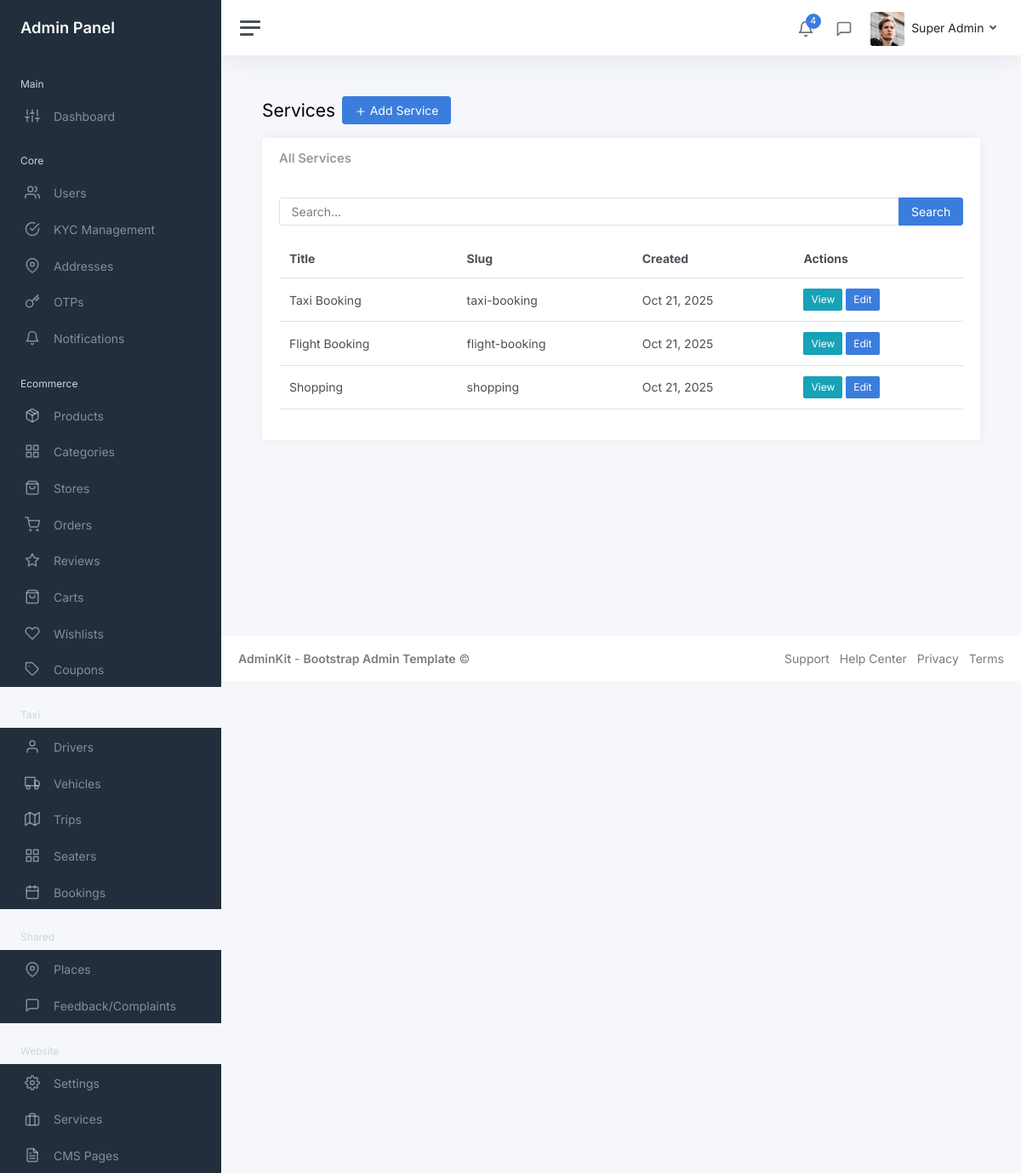
The page /myadmin/website/services/ (signed in) on the database its author committed.
### core/models.py (models this page shows, shortened)
class User(AbstractUser):
    COUNTRY_CODE_CHOICES = [
        ('+977', '+977'),
        ('+91', '+91'),
    ]
    COUNTRY_CHOICES = [
        ('Nepal', 'Nepal'),
        ('India', 'India'),
    ]
    phone = models.CharField(max_length=15, unique=True)
    name = models.CharField(max_length=100)
    email = models.EmailField(blank=True, null=True)
    country_code = models.CharField(max_length=5, choices=COUNTRY_CODE_CHOICES, default='+977')
    country = models.CharField(max_length=10, choices=COUNTRY_CHOICES, default='Nepal')
    fcm_token = models.CharField(max_length=255, blank=True, null=True)
    profile_picture = models.ImageField(upload_to='profile_pictures/', blank=True, null=True)
    national_id = models.CharField(max_length=50, blank=True, null=True, help_text='National ID number')
    national_id_document = models.ImageField(upload_to='kyc_documents/', blank=True, null=True, help_text='National ID document image')
    pan_no = models.CharField(max_length=20, blank=True, null=True, help_text='PAN (Permanent Account Number)')
    pan_document = models.ImageField(upload_to='kyc_documents/', blank=True, null=True, help_text='PAN document image')
    is_kyc_verified = models.BooleanField(default=False, help_text='Whether KYC has been verified by admin')
    kyc_submitted_at = models.DateTimeField(blank=True, null=True, help_text='When user submitted KYC information')
    kyc_verified_at = models.DateTimeField(blank=True, null=True, help_text='When KYC was verified by admin')
    kyc_rejected_at = models.DateTimeField(blank=True, null=True, help_text='When KYC was rejected by admin')
    kyc_rejection_reason = models.TextField(blank=True, null=True, help_text='Reason for KYC rejection')
    created_at = models.DateTimeField(auto_now_add=True)
    updated_at = models.DateTimeField(auto_now=True)
    first_name = None
    last_name = None
    objects = UserManager()
    USERNAME_FIELD = 'phone'
    REQUIRED_FIELDS = ['name']
    class Meta:
        ordering = ['-created_at']

### website/models.py (models this page shows, shortened)
class Services(models.Model):
    title = models.CharField(max_length=200, help_text="Service title")
    slug = models.SlugField(max_length=200, unique=True, blank=True, help_text="URL-friendly version of title")
    image = models.ImageField(upload_to='website/services/', blank=True, null=True, help_text="Service image")
    description = models.TextField(help_text="Service description")
    url = models.URLField(blank=True, null=True, help_text="Service URL for redirect")
    created_at = models.DateTimeField(auto_now_add=True)
    updated_at = models.DateTimeField(auto_now=True)
    class Meta:
        verbose_name = "Service"
        verbose_name_plural = "Services"
        ordering = ['created_at']

### myadmin/views/website/service_views.py (the view)
# urls.py: path('services/', service_views.ServicesListView.as_view(), name='service_list'),
class ServicesListView(StaffRequiredMixin, ListView):
    model = Services
    template_name = 'admin/website/service_list.html'
    context_object_name = 'services'
    paginate_by = 20
    def get_queryset(self):
        queryset = Services.objects.all().order_by('created_at')
        search = self.request.GET.get('search')
        if search:
            queryset = queryset.filter(
                Q(title__icontains=search) |
                Q(description__icontains=search)
            )
        return queryset
    def get_context_data(self, **kwargs):
        context = super().get_context_data(**kwargs)
        context['search'] = self.request.GET.get('search', '')
        return context

### myadmin/mixins.py (called while the page is built)
    def test_func(self):
        return self.request.user.is_staff

### myadmin/templates/admin/website/service_list.html (shortened to what this page needs)
{% extends 'admin/layouts/base.html' %}
{% block content %}
<div class="container-fluid p-0">
    <div class="mb-3"><h1 class="h3 d-inline align-middle">Services</h1><a class="btn btn-primary ms-2" href="{% url 'myadmin:website:service_create' %}"><i class="align-middle" data-feather="plus"></i> Add Service</a></div>
    <div class="row"><div class="col-12"><div class="card"><div class="card-header"><h5 class="card-title mb-0">All Services</h5></div><div class="card-body">
        <form method="get" class="mb-3"><div class="input-group"><input type="text" class="form-control" name="search" placeholder="Search..." value="{{ search }}"><button class="btn btn-primary" type="submit">Search</button></div></form>
        <table class="table table-hover"><thead><tr><th>Title</th><th>Slug</th><th>Created</th><th>Actions</th></tr></thead><tbody>
            {% for service in services %}<tr><td>{{ service.title }}</td><td>{{ service.slug }}</td><td>{{ service.created_at|date:"M d, Y" }}</td><td><a href="{% url 'myadmin:website:service_detail' service.pk %}" class="btn btn-sm btn-info">View</a> <a href="{% url 'myadmin:website:service_update' service.pk %}" class="btn btn-sm btn-primary">Edit</a></td></tr>{% empty %}<tr><td colspan="4" class="text-center">No services found</td></tr>{% endfor %}
        </tbody></table>
    </div></div></div></div>
</div>
{% endblock %}

### templates/admin/layouts/header.html (shortened to what this page needs)
{% load static %}
<nav class="navbar navbar-expand navbar-light navbar-bg">
    <a class="sidebar-toggle js-sidebar-toggle"><i class="hamburger align-self-center"></i></a>
    <div class="navbar-collapse collapse">
      <ul class="navbar-nav navbar-align">
        <li class="nav-item dropdown">
          <a class="nav-icon dropdown-toggle" href="#" id="alertsDropdown" data-bs-toggle="dropdown">
            <div class="position-relative">
              <i class="align-middle" data-feather="bell"></i>
              <span class="indicator">4</span>
            </div>
          </a>
        </li>
        <li class="nav-item dropdown">
          <a class="nav-icon dropdown-toggle" href="#" id="messagesDropdown" data-bs-toggle="dropdown">
            <div class="position-relative">
              <i class="align-middle" data-feather="message-square"></i>
            </div>
          </a>
        </li>
        <li class="nav-item dropdown">
          <a class="nav-link dropdown-toggle d-none d-sm-inline-block" href="#" data-bs-toggle="dropdown">
            {% if user.profile_picture %}
              <img src="{{ user.profile_picture.url }}" class="avatar img-fluid rounded me-1" alt="{{ user.name }}" />
            {% else %}
              <img src="{% static 'myadmin/img/avatars/avatar.jpg' %}" class="avatar img-fluid rounded me-1" alt="{{ user.name }}" />
            {% endif %}
            <span class="text-dark">{{ user.name }}</span>
          </a>
        </li>
      </ul>
    </div>
  </nav>

### rows shown on the page
User: name "Super Admin"
Services: title "Taxi Booking", slug "taxi-booking", created_at "Oct 21, 2025"
Services: title "Flight Booking", slug "flight-booking", created_at "Oct 21, 2025"
Services: title "Shopping", slug "shopping", created_at "Oct 21, 2025"
